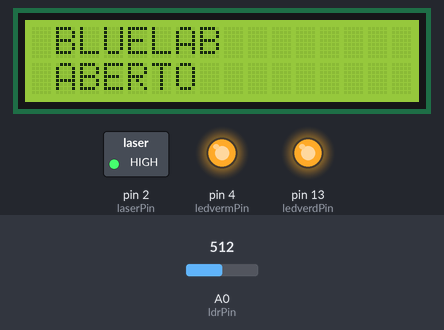
Bench run of a sketch on a simulated Arduino Uno, built with avr-gcc and run on an emulated ATmega328P. On the bench: 16×2 character LCD, switched loads named in the sketch (green lamp = pin HIGH), output pins drawn as LEDs (lit = HIGH). The inputs (shaded band) are chosen by the test bench; at power-on: A0 (ldrPin) = 512. What the sketch prints to the serial monitor is not drawn.

Above: at 1.2 s.
1.3 s: A0 (ldrPin) set to 757
8.8 s: A0 (ldrPin) set to 781
At 17.0 s:
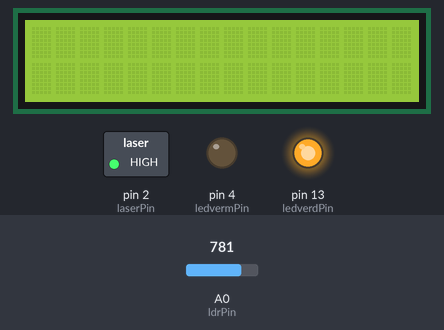
17.2 s: A0 (ldrPin) set to 911
29.9 s: A0 (ldrPin) set to 938
At 37.2 s:
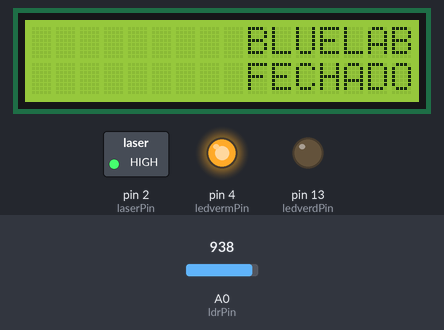
39.3 s: A0 (ldrPin) set to 910
At 44.9 s:
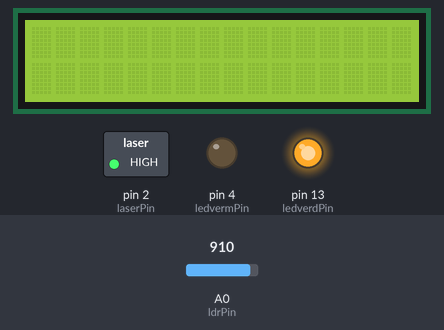
46.6 s: A0 (ldrPin) set to 930
At 54.7 s:
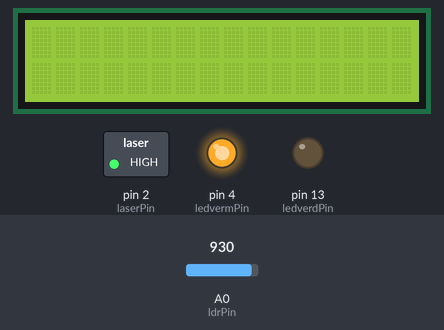
Timing chart, 0 to 54.9 s (numbered marks = the images above; inputs shaded):
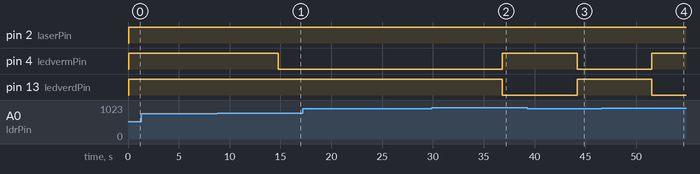

The sketch:

LCD_com_Sensor_LDR_para_tranca_BLUELAB.ino
```cpp
//Inclui biblioteca para lcd
#include <LiquidCrystal.h>

//Estabelece os pinos do lcd a serem conectados ao arduino
LiquidCrystal lcd(12, 11, 10, 9, 8, 7);

int ledverdPin = 13; //Led verde no pino 13
int ldrPin = 0; //LDR no pino analígico A0
int ldrValor = 0; //Valor lido do LDR
int laserPin = 2; //Led laser sempre high
int ledvermPin = 4; //Led vermelho

/*  Cria caracteres especificos para futuro
 *   Para escrever "BLUELAB"
 //https://maxpromer.github.io/LCD-Character-Creator/
  byte b1[8] = {
  //B0
  B00000,
  B00000,
  B11110,
  B10001,
  B10001,
  B10001,
  B10001,
  B11110
};
byte b2[8]{//B1
  B11110,
  B10001,
  B10001,
  B10001,
  B10001,
  B11110,
  B00000,
  B00000
};
byte l1[8]{//L2
  B00000,
  B00000,
  B11100,
  B11100,
  B11100,
  B11100,
  B11100,
  B11100
};
byte l2[8]{//L3
  B11100,
  B11100,
  B11100,
  B11111,
  B11111,
  B11111,
  B00000,
  B00000
};
byte l3[8]{//L4
  B00000,
  B00000,
  B00000,
  B11111,
  B11111,
  B11111,
  B00000,
  B00000
};
byte u1[8]{//U5
  B00000,
  B00000,
  B11100,
  B11100,
  B11100,
  B11100,
  B11100,
  B11100
};
byte u2[8]{//U6
  B11100,
  B11100,
  B11100,
  B11111,
  B11111,
  B11111,
  B00000,
  B00000
};
byte u3[8]{//U7
  B00111,
  B00111,
  B00111,
  B11111,
  B11111,
  B11111,
  B00000,
  B00000
};
byte u4[8]{//U8
  B00000,
  B00000,
  B00111,
  B00111,
  B00111,
  B11111,
  B11111,
  B11111
};
byte e1[8]{//E9
  B00000,
  B00000,
  B11111,
  B11111,
  B11111,
  B11000,
  B11000,
  B11111
};
byte e2[8]{//E10
  B11111,
  B11000,
  B11000,
  B11111,
  B11111,
  B11111,
  B00000,
  B00000
};
byte a1[8]{//A11
  B00000,
  B00000,
  B11111,
  B11111,
  B11000,
  B11000,
  B11000,
  B11111
};
byte a2[8]{//A12
  B11111,
  B11000,
  B11000,
  B11000,
  B11000,
  B11000,
  B00000,
  B00000
};
byte a3[8]{//A13
  B11111,
  B00011,
  B00011,
  B00011,
  B00011,
  B00011,
  B00000,
  B00000
};
byte a4[8]{//A14
  B00000,
  B00000,
  B11111,
  B11111,
  B00011,
  B00011,
  B00011,
  B11111
};
 */


void setup() {
 pinMode(ledvermPin,OUTPUT); //Inicia o led vermelho como saida
 pinMode(laserPin,OUTPUT); //Inicia o laser como saida
 pinMode(ledverdPin,OUTPUT); //Inicia o led verde como saida

/*
 * Inicializa os caracteres especificos
 * para serem utilizados no lcd
lcd.createChar(0, b1);
lcd.createChar(1, b2);
lcd.createChar(2, l1);
lcd.createChar(3, l2);
lcd.createChar(4, l3);
lcd.createChar(5, u1);
lcd.createChar(6, u2);
lcd.createChar(7, u3);
lcd.createChar(8, u4);
lcd.createChar(9, e1);
lcd.createChar(10, e2);
lcd.createChar(11, a1);
lcd.createChar(12, a2);
lcd.createChar(13, a3);
lcd.createChar(14, a4);
 */

 lcd.begin(16, 2); //Inicializa o lcd de 16x2 e limpa a tela
 lcd.clear();

 lcd.setCursor(4, 0); //Posiciona o cursor na coluna 5, linha 0;

 lcd.print("BLUELAB"); //Envia o texto entre aspas para o LCD

 Serial.begin(9600); //Inicia a comunicação serial
}

void loop() {
 ///Le o valor do LDR
 ldrValor = analogRead(ldrPin); //O valor lido será entre 0 e 1023

 //Deixa o laser sempre ligado
 digitalWrite(laserPin,HIGH);

  //Porta trancada e fechada
  if(ldrValor>=920){
      digitalWrite(ledverdPin,LOW); //Led vermelho sempre ligado
      digitalWrite(ledvermPin,HIGH);
      lcd.setCursor(4, 1); //Coloca o cursor na coluna 4, linha 1
      lcd.print("FECHADO"); //Escreve o que está escrito dentro das " "
      delay(500); //Delay básico pra ficar parado um instante
      rolarPararMeio(); //TESTE -> desloca o texto para a esquerda até sumir e reaparecer do outro lado e para no meio
      Serial.println("A porta esta trancada"); //Escreve no monitor serial a mensagem
  }

  //Porta fechada e destrancada
  else if (ldrValor<= 770 ){
    digitalWrite(ledvermPin,HIGH); //Os 2 leds ligados
    digitalWrite(ledverdPin,HIGH);
    lcd.setCursor(4, 1); //Coloca o cursor na coluna 4, linha 1
    lcd.print("ABERTO "); //Escreve o que está escrito dentro das " "
    delay(500); //Delay básico pra ficar parado um instante
    rolarPararMeio(); //TESTE -> desloca o texto para a esquerda até sumir e reaparecer do outro lado e para no meio
    Serial.println("A porta esta fechada"); //Escreve no monitor serial a mensagem
  }

  //Porta aberta
  else{
    digitalWrite(ledverdPin,HIGH); //Led verde ligado
    digitalWrite(ledvermPin,LOW);
    lcd.setCursor(4, 1);
    lcd.print("ABERTO ");
    delay(500);
    rolarPararMeio();
    Serial.println("A porta esta aberta");
  }

 //Lmprime o valor lido do LDR no monitor serial
 Serial.println(ldrValor);
 delay(100);
}

//Função em teste para deslocar o texto para a esquerda e parar no meio
void rolarPararMeio(){
  //Repetição pra deslocar o numero de posições escolhidas
  for (int posicao = 0; posicao < 23; posicao++){

    lcd.scrollDisplayLeft();//Descola o texto para a esquerda
    delay(250); //Delay para ajustar o tempo total de deslocamento (ATUAL: 5 segundos e uns quebrados, quase 6 segundos)

  }
/*  lcd.setCursor(0,1);
  for (int posicao = 0; posicao < 11; posicao++){

    lcd.scrollDisplayLeft();
    delay(250);

  }*/
  //lcd.setCursor(4,1);
  delay(1000); //Delay para o texto ficar no meio
}
```

Measured:
- the behaviour switches between 770 and 771 on A0 (ldrPin) (found by bisection; images 0 and 1)
- the behaviour switches between 919 and 920 on A0 (ldrPin) (found by bisection; images 1 and 2)
- after the input at 8.8 s, pin 4 (ledvermPin): HIGH → LOW after 6.0 s
- after the input at 29.9 s, pin 4 (ledvermPin): LOW → HIGH after 6.9 s; pin 13 (ledverdPin): HIGH → LOW after 6.9 s; the display: first differs from a run without the input after 6.9 s (image 2)
- after the input at 39.3 s, pin 4 (ledvermPin): HIGH → LOW after 4.9 s; pin 13 (ledverdPin): LOW → HIGH after 4.9 s
- after the input at 46.6 s, pin 4 (ledvermPin): LOW → HIGH after 4.9 s; pin 13 (ledverdPin): HIGH → LOW after 4.9 s; the display: first differs from a run without the input after 5.0 s (image 4 shows a later state)
- what the display in image 2 shows lasts 0.5 s, from 36.8 s to 37.3 s
